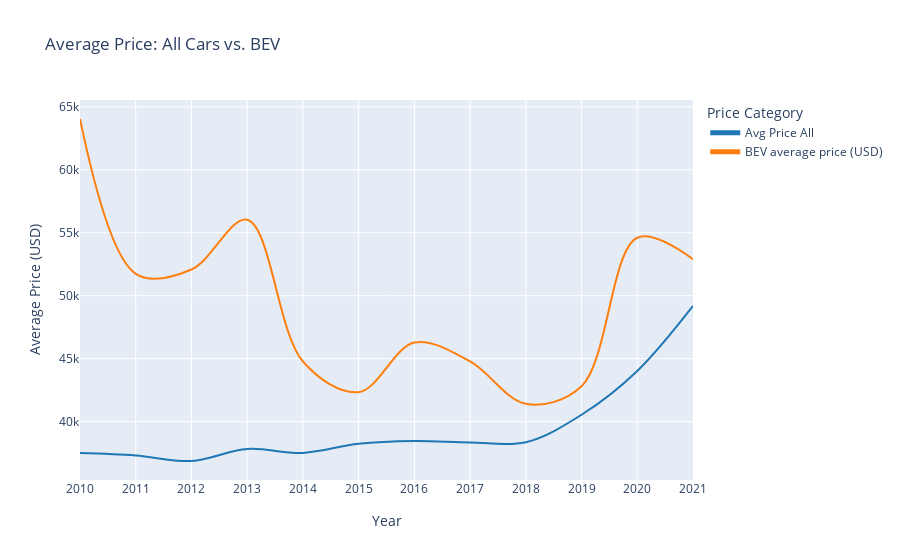

The notebook cell saved with this chart:
### Code cell
fig = px.line(df_prices, x='Year', y=['Avg Price All', 'BEV average price (USD)'],
              title='Average Price: All Cars vs. BEV',
              labels={'Year': 'Year', 'value': 'Average Price (USD)'},
              line_shape='spline',
              color_discrete_sequence=['#1f77b4', '#ff7f0e'],  # Set custom colors
              # hover_name=['Average price of new car', 'BEV average price (USD)'],
              )

# Update legend title and items
fig.update_layout(legend_title_text='Price Category',
                  legend_itemsizing='constant',  # Keep symbol size constant in legend
                  )

fig.update_xaxes(tickvals=df_prices['Year'], tickmode='array', dtick=1)
fig.update_layout(xaxis_nticks=len(df_prices['Year']), xaxis_title_standoff=20)

fig.show()
fig.write_html('../data/html/BEV_non_elec_price_trend_years.html')

### Figure 1 — Plotly figure (JSON) as saved in the notebook; plotly's stock layout.template omitted (floating-point values rounded to 4 significant figures)
{"data": [{"hovertemplate": "variable=Avg Price All<br>Year=%{x}<br>Average Price (USD)=%{y}<extra></extra>", "legendgroup": "Avg Price All", "line": {"color": "#1f77b4", "dash": "solid", "shape": "spline"}, "marker": {"symbol": "circle"}, "mode": "lines", "name": "Avg Price All", "orientation": "v", "showlegend": true, "type": "scatter", "x": [2010, 2011, 2012, 2013, 2014, 2015, 2016, 2017, 2018, 2019, 2020, 2021], "xaxis": "x", "y": [37500, 37311, 36874, 37826, 37519, 38240, 38455, 38350, 38365, 40546, 44021, 49185], "yaxis": "y"}, {"hovertemplate": "variable=BEV average price (USD)<br>Year=%{x}<br>Average Price (USD)=%{y}<extra></extra>", "legendgroup": "BEV average price (USD)", "line": {"color": "#ff7f0e", "dash": "solid", "shape": "spline"}, "marker": {"symbol": "circle"}, "mode": "lines", "name": "BEV average price (USD)", "orientation": "v", "showlegend": true, "type": "scatter", "x": [2010, 2011, 2012, 2013, 2014, 2015, 2016, 2017, 2018, 2019, 2020, 2021], "xaxis": "x", "y": [64032, 51736, 52084, 56028, 44776, 42340, 46284, 44776, 41412, 42804, 54600, 52900], "yaxis": "y"}], "layout": {"autosize": true, "legend": {"itemsizing": "constant", "title": {"text": "Price Category"}, "tracegroupgap": 0}, "title": {"text": "Average Price: All Cars vs. BEV"}, "xaxis": {"anchor": "y", "autorange": true, "domain": [0, 1], "dtick": 1, "nticks": 12, "range": [2010, 2021], "tickmode": "array", "tickvals": [2010, 2011, 2012, 2013, 2014, 2015, 2016, 2017, 2018, 2019, 2020, 2021], "title": {"standoff": 20, "text": "Year"}, "type": "linear"}, "yaxis": {"anchor": "x", "autorange": true, "domain": [0, 1], "range": [35370.0, 65540.0], "title": {"text": "Average Price (USD)"}, "type": "linear"}}}
